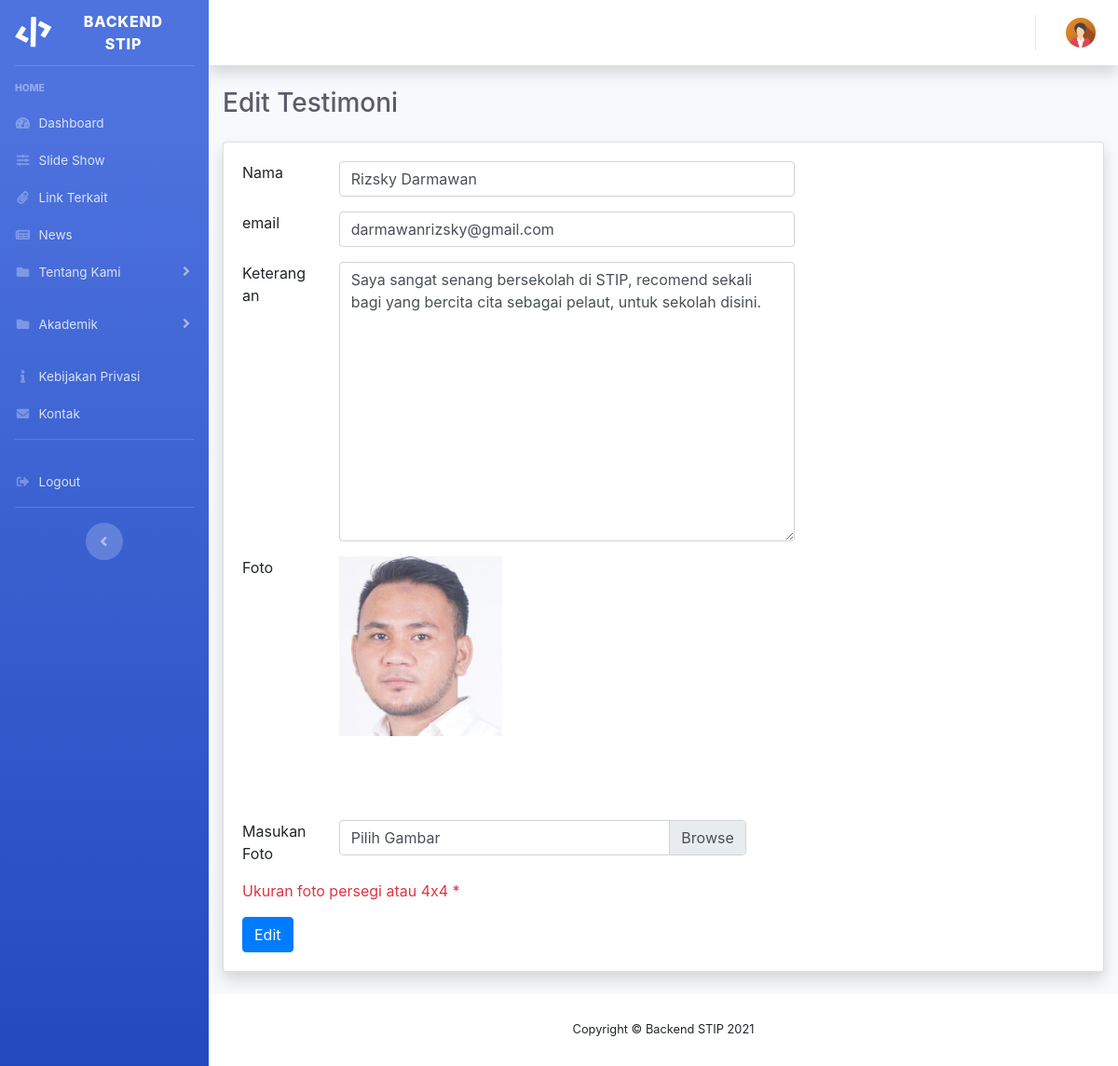
The app's page /admin/edit_testimoni/1 with its own data.
### tables this page shows
CREATE TABLE `testimonial` (
  `id` int(11) NOT NULL,
  `name` varchar(50) NOT NULL,
  `email` varchar(50) NOT NULL,
  `description` text NOT NULL,
  `foto` varchar(225) NOT NULL
);

### application/controllers/Admin.php (called while the page is built, shortened)
<?php
class Admin extends CI_Controller
{
    public function __construct()
    {
        $this->load->helper(array('form', 'url', 'file'));
        $this->load->model('admin_model');
    }
    public function edit_testimoni($id)
    {
		$data['testimoni'] = $this->admin_model->select_testimoni($id);
		$data['title'] = 'Edit Testimoni';
            $this->load->view('admin/themes/header');
            $this->load->view('admin/testimoni/edit', $data);
            $this->load->view('admin/themes/footer');
    }
}

### index.php (called while the page is built, shortened)
<?php
require_once BASEPATH.'core/CodeIgniter.php';

### application/models/Admin_model.php (called while the page is built, shortened)
<?php
class Admin_model extends CI_Model {
public function select_testimoni($id)
{
	$sql = $this->db->query("select * from testimonial where id = '".$id."'");
	$data = $sql->result_array();
	return $data;
}
} ?>

### application/views/admin/testimoni/edit.php (the view, shortened to what this page needs)
<div class="container-fluid">
            <h5 class="h3 mb-4 text-gray-800"><?= $title;?></h5>
            <div class="card shadow mb-4">
                <div class="card-body">
                <div class="row">
                <div class="col-lg-8">
                    <?=form_open_multipart('admin/proses_edit_testimoni', 'id="edit_testimoni"') ?>
                    <div class="form-group row">
                            <div class="col-sm-2">
                                Nama
                            </div>
                            <div class="col-sm-10">
                                 <input type="text" class="form-control" id="name" name="name"  value="<?= $testimoni[0]['name'];?>">
                            </div>
                        </div>
                        <div class="form-group row">
                            <div class="col-sm-2">
                                email
                            </div>
                            <div class="col-sm-10">
                                 <input type="email" class="form-control" id="email" name="email" value="<?= $testimoni[0]['email'];?>" >
                            </div>
                        </div>
                        <div class="form-group row">
                            <div class="col-sm-2">
                                Keterangan
                            </div>
                            <div class="col-sm-10">
                                    <textarea class="form-control" style="height:300px" name="description" ><?= $testimoni[0]['description'];?>
                                    </textarea>
                            </div>
                        </div>
                        <div class="form-group row">
                        <div class="col-sm-2">
                            Foto
                        </div>
                        <div class="col-sm-9">
                            <div class="custom-file">
                                <img src="<?= $testimoni[0]['foto']?>" img-thumbnail width="40%">
                            </div>
                        </div>
                        </div>
                        <br>
                        <br>
                        <br>
                        <br>
                        <br>
                        <br>
                        <div class="form-group row mt-3">
                        <div class="col-sm-2">
                            Masukan Foto
                        </div>
                        <div class="col-sm-9">
                            <div class="custom-file">
                                <label class="custom-file-label" for="foto">Pilih Gambar</label>
                            </div>
                        </div>
                        </div>
                        <div class="form-group row mt-3">
                            <div class="col-sm-9 text-danger">
                                Ukuran foto persegi atau 4x4 <span>*</span>
                            </div>
                        </div>
                        <div class="from-group">
                            <button type="submit" class="btn btn-primary">Edit</button>
                        </div>
                    </form>
                </div>
            </div>
                </div>
            </div>
        </div>

### records on screen
testimonial: name "Rizsky Darmawan", email "darmawanrizsky@gmail.com", description "Saya sangat senang bersekolah di STIP, recomend sekali bagi yang bercita cita sebagai pelaut, untuk sekolah disini.", foto (picture)

### other values on screen
$this->config->item('applicationName') "BACKEND STIP"
$title "Edit Testimoni"
$this->config->item('applicationName') "Backend STIP"
